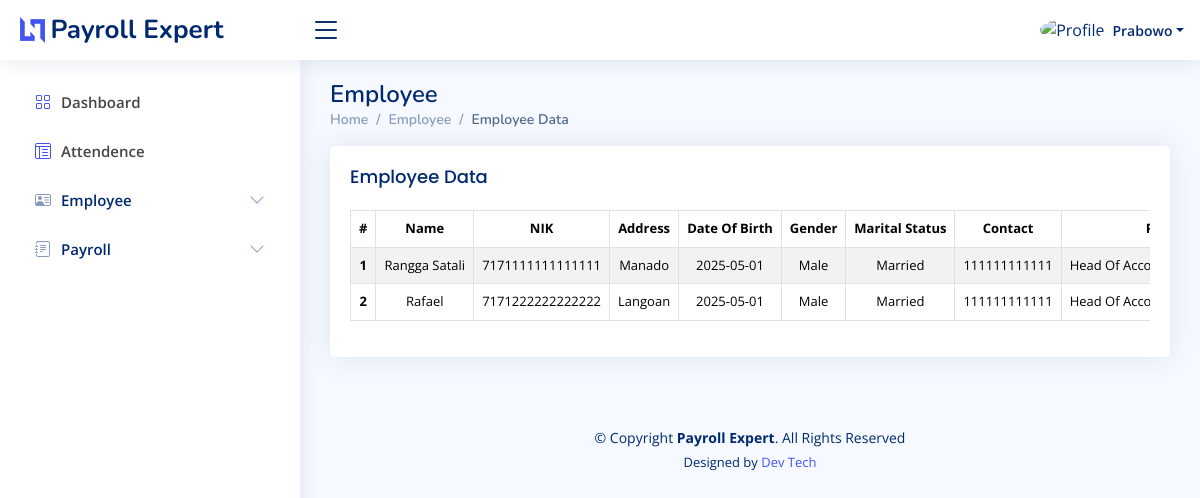
/index.php?page=employee (signed in), run on the app's committed database.
### tables this page shows
CREATE TABLE `employee_table` (
  `id` int NOT NULL,
  `name` varchar(50) NOT NULL,
  `nik` bigint NOT NULL,
  `address` text NOT NULL,
  `date_of_birth` date NOT NULL,
  `gender` varchar(6) NOT NULL,
  `marital_status` varchar(10) NOT NULL,
  `contact` bigint NOT NULL,
  `position` varchar(50) NOT NULL,
  `department` varchar(20) NOT NULL,
  `employement_type` varchar(20) NOT NULL,
  `hire_date` date NOT NULL,
  `employee_id` varchar(16) NOT NULL,
  `npwp` bigint NOT NULL,
  `dependent_status` varchar(5) NOT NULL,
  `bpjs_number` varchar(20) NOT NULL,
  `base_salary` int NOT NULL,
  `bank_account_number` varchar(20) NOT NULL
);

### layout/hr/employee.php (the view, shortened to what this page needs)
<div class="pagetitle">
    <h1>Employee</h1>
    <nav>
        <ol class="breadcrumb">
            <li class="breadcrumb-item"><a href="?page=dashboard">Home</a></li>
            <li class="breadcrumb-item">Employee</li>
            <li class="breadcrumb-item active">Employee Data</li>
        </ol>
    </nav>
</div>
<section class="section">
    <div class="row">
        <div class="col-lg-12">
            <div class="card">
                <div class="card-body">
                    <h5 class="card-title">Employee Data</h5>
                    <div class="table-responsive">
                        <table class="table table-striped table-bordered">
                            <thead>
                                <tr>
                                    <th>#</th>
                                    <th>Name</th>
                                    <th>NIK</th>
                                    <th>Address</th>
                                    <th>Date Of Birth</th>
                                    <th>Gender</th>
                                    <th>Marital Status</th>
                                    <th>Contact</th>
                                    <th>Position</th>
                                </tr>
                            </thead>
                            <tbody style="text-transform: capitalize;">
                                <?php
                                $countRows = 1;
                                foreach ($dataEmployee as $row) {
                                ?>
                                    <tr>
                                        <th><?php echo $countRows++; ?></th>
                                        <td><?php echo $row['name']; ?></td>
                                        <td><?php echo $row['nik']; ?></td>
                                        <td><?php echo $row['address']; ?></td>
                                        <td><?php echo $row['date_of_birth']; ?></td>
                                        <td><?php echo $row['gender']; ?></td>
                                        <td><?php echo $row['marital_status']; ?></td>
                                        <td><?php echo $row['contact']; ?></td>
                                        <td><?php echo $row['position']; ?></td>
                                    </tr>
                                <?php
                                }
                                ?>
                            </tbody>
                        </table>
                    </div>
                </div>
            </div>
        </div>
    </div>
</section>

### assets/css/style.css (style rules this page uses)
:root { scroll-behavior: smooth; }
body { font-family: "Open Sans", sans-serif; background: #f6f9ff; color: #444444; }
a { color: #4154f1; text-decoration: none; }
h1, h2, h3, h4, h5, h6 { font-family: "Nunito", sans-serif; }
.pagetitle { margin-bottom: 10px; }
.pagetitle h1 { font-size: 24px; margin-bottom: 0; font-weight: 600; color: #012970; }
.card { margin-bottom: 30px; border: none; border-radius: 5px; box-shadow: 0px 0 30px rgba(1, 41, 112, 0.1); }
.card-title { padding: 20px 0 15px 0; font-size: 18px; font-weight: 500; color: #012970; font-family: "Poppins", sans-serif; }
.card-body { padding: 0 20px 20px 20px; }
.breadcrumb { font-size: 14px; font-family: "Nunito", sans-serif; color: #899bbd; font-weight: 600; }
.breadcrumb a { color: #899bbd; transition: 0.3s; }
.breadcrumb .breadcrumb-item::before { color: #899bbd; }
.breadcrumb .active { color: #51678f; font-weight: 600; }

### layout/hr/employee.php (style rules this page uses)
table { font-size: small; text-align: center; }
td, th { white-space: nowrap; }

### data on the page
employee_table: name "Rangga Satali", nik "7171111111111111", address "Manado", date_of_birth "2025-05-01", gender "Male", marital_status "Married", contact "111111111111", position "Head Of…"
employee_table: name "Rafael", nik "7171222222222222", address "Langoan", date_of_birth "2025-05-01", gender "Male", marital_status "Married", contact "111111111111", position "Head Of…"

### other printed values
$name "Prabowo"
